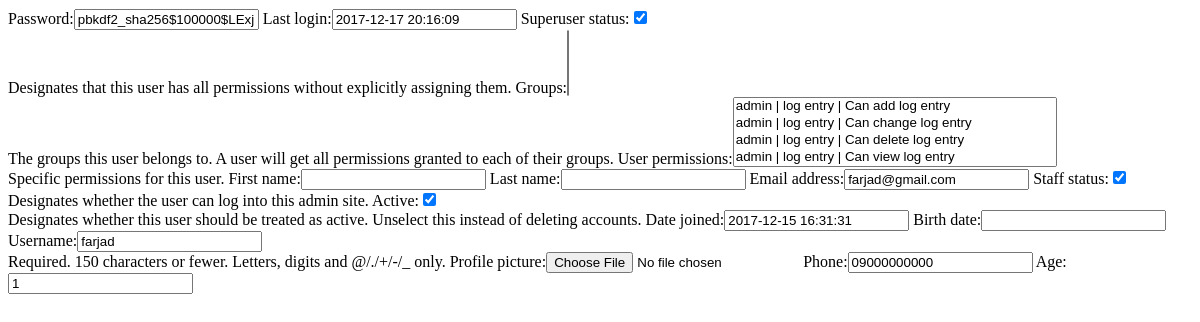
The page /self/edit_profile/ (signed in) on the database as committed earlier.
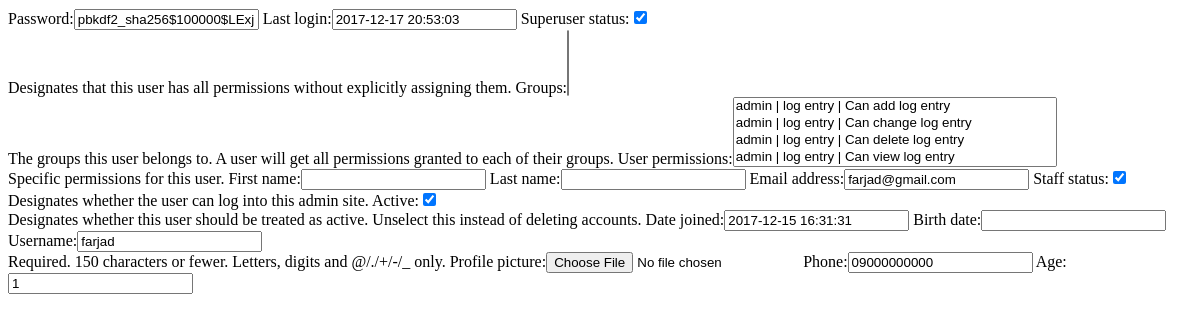
The same page on the database as committed later.
### members/models.py (models this page shows, shortened)
class Member(AbstractUser):
    birth_date = models.DateField(null=True, blank=True)
    username = models.CharField(
        _('username'),
        max_length=150,
        unique=True,
        blank=False,
        null=False,
        help_text=_('Required. 150 characters or fewer. Letters, digits and @/./+/-/_ only.'),
        validators=[UnicodeUsernameValidator],
        error_messages={
            'unique': _("A user with that username already exists."),
        },
    )
    profile_picture = ImageField(upload_to='profile_pictures/', null=True, blank=True)
    phone = models.CharField(max_length=11, blank=False, null=False)
    age = models.IntegerField(blank=False, null=False)

### members/views/profile_views.py (the view)
# urls.py: path(r'edit_profile/', EditProfileView.as_view(), name="edit-profile"),
class EditProfileView(PermissionCheckerMixin, UpdateView):
    model = Member
    fields = '__all__'
    permission_classes = [LoginRequired]
    template_name = "members/edit_profile.html"
    def get_object(self, queryset=None):
        return self.request.user

### farjad/utils/permission_checker.py (called while the page is built)
    def has_permission(self, request, view):
        if request.user.is_authenticated:
            return True
        elif self.login_required:
            raise NotAuthenticated
        return True

    def dispatch(self, request, *args, **kwargs):
        for permission in self.permission_classes:
            try:
                if not permission().has_permission(request, self):
                    raise PermissionDenied
            except NotAuthenticated:
                return login_required(lambda x: None)(request)
            except RestPermissionDenied:
                raise PermissionDenied
        return super().dispatch(request, *args, **kwargs)

### members/templates/members/edit_profile.html (shortened to what this page needs)
<!DOCTYPE html>
<html lang="en">
<head>
</head>
<body>
<form action="" method="post" id="edit_profile_form"
      enctype="multipart/form-data" autocomplete="off">
    {{ form }}
</form>
</body>
</html>

Rows that differ between the two databases and show on the page:
changed Member "pbkdf2_sha256$100000$LExjBzCq5BA0$lQo8W2a6a8S7rcriBbY7RHVQAvopApjFE2qyTNvI4do=": last_login "2017-12-17 20:16:09" → "2017-12-17 20:53:03"
